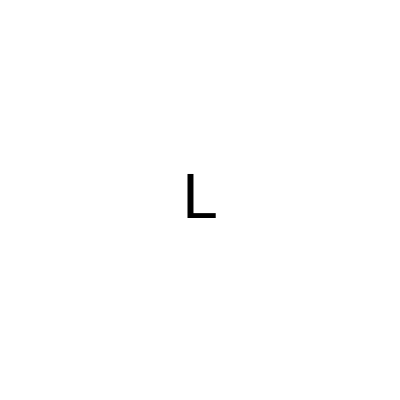
Frame 1 (no input)
Frame 60 (no input): identical to frame 1, image omitted
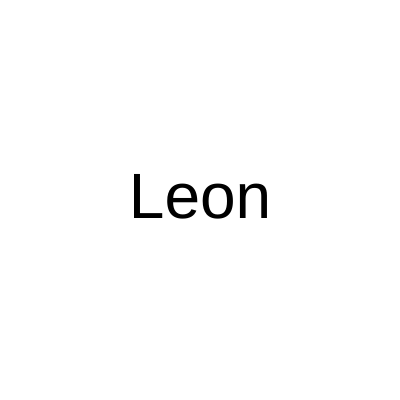
Frame 120 (the mouse pressed at the canvas centre since frame 60)

The p5.js sketch that drew these frames (run headless with seeded random() and noise() and a simulated clock; from frame 60 on, the mouse is pressed at the canvas centre):

// p5.js sketch
// ── sketch.js
function setup() {
    createCanvas(400, 400);
  }
  
  function draw() {
    background("white");
    fill("black");
    textSize(64);
    textAlign(CENTER, CENTER)
    
    let maximo = width;
    let minimo = 0;
    let palavra = "Leonardo";
    let quantidade = map(mouseX, 0, width, 1, palavra.length);
    let parcial = palavra.substring(0,quantidade);
    text(parcial,200,200);
    
  //  if(mouseX < 50){
  //    let palavra = "C";
  //    text(palavra, 200, 200);
  //  } else {
  //    let palavra = "Caminhante";
  //    text(palavra, 200, 200);
  //  }
  }
  
